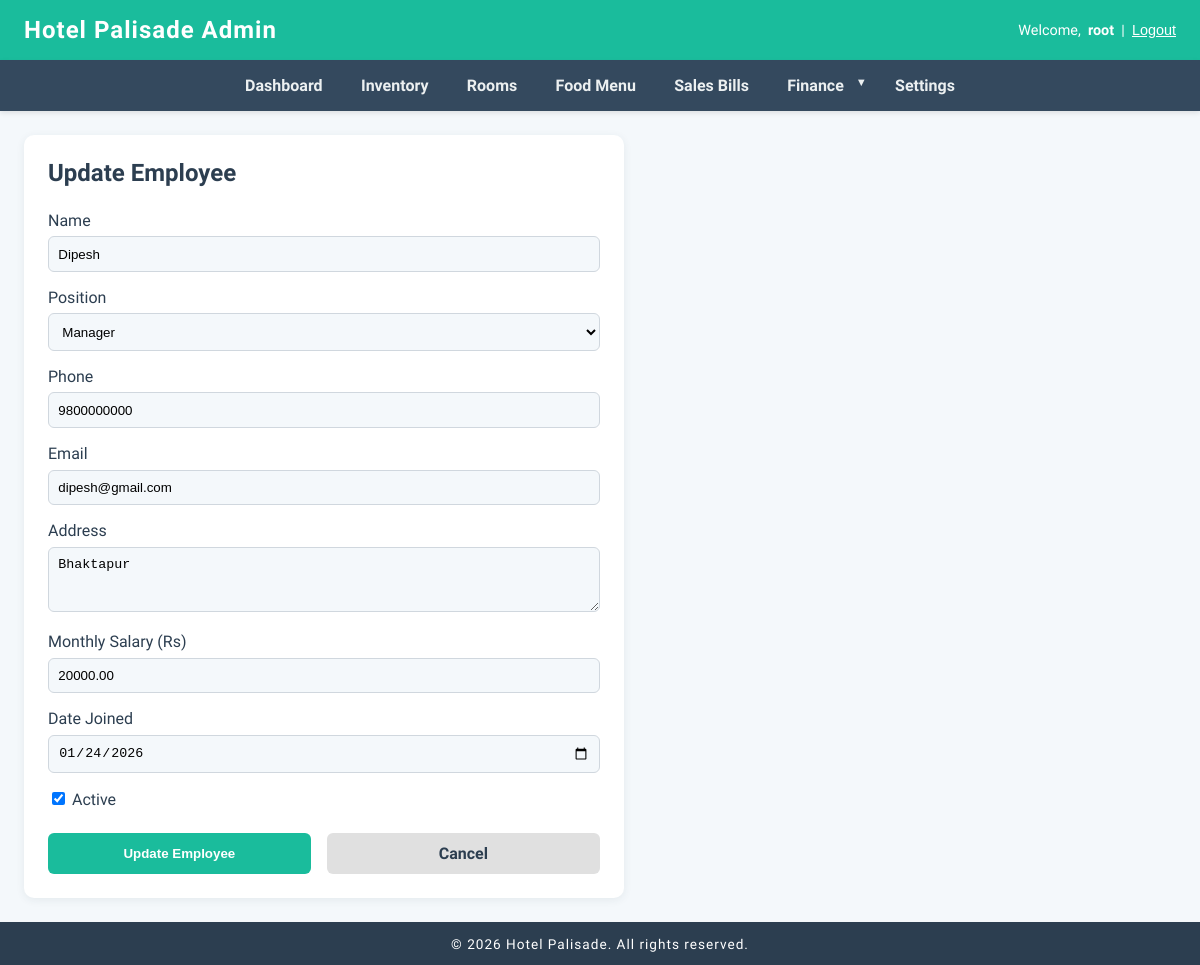
Screenshot of /finance/employees/1/update/ (signed in) with the database file from the repository.
### finance/models.py (models this page shows, shortened)
class Employee(models.Model):
    POSITION_CHOICES = [
        ('manager', 'Manager'),
        ('receptionist', 'Receptionist'),
        ('housekeeping', 'Housekeeping'),
        ('chef', 'Chef'),
        ('waiter', 'Waiter'),
        ('security', 'Security'),
        ('maintenance', 'Maintenance'),
        ('other', 'Other'),
    ]
    name = models.CharField(max_length=200)
    position = models.CharField(max_length=50, choices=POSITION_CHOICES)
    phone = models.CharField(max_length=20)
    email = models.EmailField(blank=True)
    address = models.TextField()
    monthly_salary = models.DecimalField(max_digits=10, decimal_places=2)
    date_joined = models.DateField()
    is_active = models.BooleanField(default=True)
    created_at = models.DateTimeField(auto_now_add=True)
    class Meta:
        ordering = ['name']

### finance/views.py (the view, shortened to what this page needs)
# urls.py: path('employees/<int:pk>/update/', views.employee_update, name='employee_update'),
@login_required(login_url='login')
def employee_update(request, pk):
    employee = get_object_or_404(Employee, pk=pk)
    return render(request, 'finance/employees/update.html', {'employee': employee})

### finance/templates/finance/employees/update.html (shortened to what this page needs)
{% extends 'base.html' %}
{% block content %}
<div style="background:#fff;border-radius:10px;box-shadow:0 2px 8px rgba(44,62,80,0.08);padding:1.5em;margin:1em;max-width:600px">
    <h2 style="margin:0 0 1em 0;color:#2c3e50">Update Employee</h2>
    <form method="post">
        <div style="margin-bottom:1em"><label style="display:block;font-weight:500;margin-bottom:0.4em">Name</label>
        <input type="text" name="name" value="{{ employee.name }}" required style="width:100%;padding:0.7em;border:1px solid #d0d7de;border-radius:6px;background:#f4f8fb"></div>
        <div style="margin-bottom:1em"><label style="display:block;font-weight:500;margin-bottom:0.4em">Position</label>
        <select name="position" required style="width:100%;padding:0.7em;border:1px solid #d0d7de;border-radius:6px;background:#f4f8fb">
            <option value="manager" {% if employee.position == 'manager' %}selected{% endif %}>Manager</option>
        </select></div>
        <div style="margin-bottom:1em"><label style="display:block;font-weight:500;margin-bottom:0.4em">Phone</label>
        <input type="text" name="phone" value="{{ employee.phone }}" required style="width:100%;padding:0.7em;border:1px solid #d0d7de;border-radius:6px;background:#f4f8fb"></div>
        <div style="margin-bottom:1em"><label style="display:block;font-weight:500;margin-bottom:0.4em">Email</label>
        <input type="email" name="email" value="{{ employee.email }}" style="width:100%;padding:0.7em;border:1px solid #d0d7de;border-radius:6px;background:#f4f8fb"></div>
        <div style="margin-bottom:1em"><label style="display:block;font-weight:500;margin-bottom:0.4em">Address</label>
        <textarea name="address" rows="3" required style="width:100%;padding:0.7em;border:1px solid #d0d7de;border-radius:6px;background:#f4f8fb">{{ employee.address }}</textarea></div>
        <div style="margin-bottom:1em"><label style="display:block;font-weight:500;margin-bottom:0.4em">Monthly Salary (Rs)</label>
        <input type="number" step="0.01" name="monthly_salary" value="{{ employee.monthly_salary }}" required style="width:100%;padding:0.7em;border:1px solid #d0d7de;border-radius:6px;background:#f4f8fb"></div>
        <div style="margin-bottom:1em"><label style="display:block;font-weight:500;margin-bottom:0.4em">Date Joined</label>
        <input type="date" name="date_joined" value="{{ employee.date_joined|date:'Y-m-d' }}" required style="width:100%;padding:0.7em;border:1px solid #d0d7de;border-radius:6px;background:#f4f8fb"></div>
        <div style="margin-bottom:1em"><label><input type="checkbox" name="is_active" {% if employee.is_active %}checked{% endif %}> Active</label></div>
        <div style="display:flex;gap:1em;margin-top:1.5em">
            <button type="submit" style="background:#1abc9c;color:#fff;padding:0.7em 2em;border-radius:6px;border:none;font-weight:bold;cursor:pointer;flex:1">Update Employee</button>
            <a href="{% url 'employee_list' %}" style="background:#e0e0e0;color:#2c3e50;padding:0.7em 2em;border-radius:6px;text-decoration:none;font-weight:bold;text-align:center;flex:1">Cancel</a>
        </div>
    </form>
</div>
{% endblock %}

### dashboard/templates/base.html (shortened to what this page needs)
<!DOCTYPE html>
<html lang="en">
<head>
</head>
<body>
    <header>
        <h1>Hotel Palisade Admin</h1>
        <div class="user-info">
            {% if user.is_authenticated %}
                Welcome, <strong>{{ user.username }}</strong> |
                <form method="post" action="{% url 'logout' %}" style="display: inline;">
                    <button type="submit">Logout</button>
                </form>
            {% else %}
                <a href="{% url 'login' %}" style="color:#fff;text-decoration:underline;">Login</a>
            {% endif %}
        </div>
    </header>
    <nav>
        <ul id="navMenu">
            <li><a href="{% url 'dashboard' %}">Dashboard</a></li>
            <li><a href="{% url 'inventory_list' %}">Inventory</a></li>
            <li><a href="{% url 'room_list' %}">Rooms</a></li>
            <li><a href="{% url 'food_item_list' %}">Food Menu</a></li>
            <li><a href="{% url 'sales_bill_list' %}">Sales Bills</a></li>
            <li class="dropdown">
                <a href="#" class="dropdown-toggle" onclick="toggleDropdown(event)">Finance</a>
            </li>
            <li><a href="{% url 'settings' %}">Settings</a></li>
        </ul>
    </nav>
    <main>
        {% block content %}{% endblock %}
    </main>
    <footer>
        &copy; {{ year|default:2026 }} Hotel Palisade. All rights reserved.
    </footer>
</body>
</html>

### dashboard/templates/base.html (style rules this page uses)
* { box-sizing: border-box; }
body { margin: 0; padding: 0; background: #f4f8fb; font-family: 'Segoe UI', Arial, sans-serif; color: #2c3e50; }
header { background: #1abc9c; color: #fff; padding: 1em 1.5em; box-shadow: 0 2px 8px rgba(44,62,80,0.08); display: flex; align-items: center; justify-content: space-between; flex-wrap: wrap; gap: 1em; }
header h1 { margin: 0; font-size: 1.5em; letter-spacing: 1px; }
.user-info { font-size: 0.9em; display: flex; align-items: center; gap: 0.5em; flex-wrap: wrap; }
.user-info button { background: none; border: none; color: #fff; text-decoration: underline; cursor: pointer; font-size: 1em; padding: 0; }
nav { background: #34495e; padding: 0; box-shadow: 0 2px 5px rgba(0,0,0,0.1); position: relative; }
nav ul { list-style: none; margin: 0; padding: 0; display: flex; justify-content: center; flex-wrap: wrap; }
nav li { margin: 0; }
nav a { display: block; padding: 1em 1.2em; color: #ecf0f1; text-decoration: none; transition: background 0.3s; font-weight: 600; white-space: nowrap; }
.dropdown { position: relative; }
.dropdown-toggle { cursor: pointer; position: relative; padding-right: 2em !important; }
.dropdown-toggle::after { content: '▼'; position: absolute; right: 0.8em; font-size: 0.7em; }
main { min-height: 80vh; padding: 0.5em; }
footer { background: #2c3e50; color: #fff; text-align: center; padding: 1em; font-size: 0.85em; letter-spacing: 1px; }

### rows the page displays
Employee: name "Dipesh", position "Manager", phone "9800000000", email "dipesh@gmail.com", address "Bhaktapur", monthly_salary "20000.00", date_joined "01/24/2026", is_active "☑"

### other values shown
{{ user.username }} "root"
{{ year|default:2026 }} "2026"
